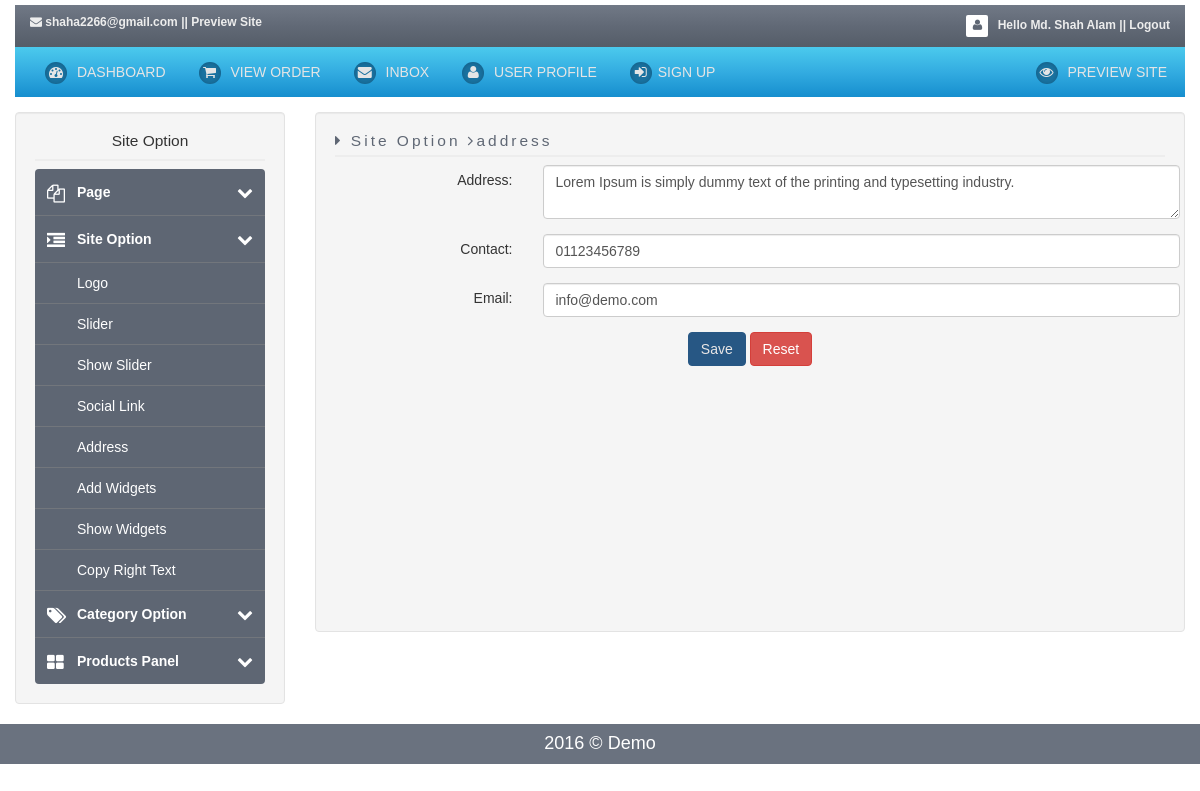
Screenshot of /admin/index.php?page=address (signed in) with the database file from the repository.
### tables this page shows
CREATE TABLE `tbl_address` (
  `addressId` int(11) NOT NULL,
  `address` varchar(200) DEFAULT NULL,
  `contact` varchar(200) DEFAULT NULL,
  `email` varchar(200) DEFAULT NULL,
  `dateTime` datetime DEFAULT NULL,
  `updateDateTime` datetime DEFAULT NULL
);

### config/database.php (called while the page is built, shortened)
<?php
	class Database{
		public $host = DB_HOST;
		public $user = DB_USER;
		public $pass = DB_PASS;
		public $dbname = DB_NAME;
		public $link;
		private function connectDB(){
			$this->link = new mysqli($this->host, $this->user,$this->pass, $this->dbname);
		}
		public function select($sql){
			$result = $this->link->query($sql) or die($this->link->error.__LINE__);
			if($result->num_rows > 0){
				return $result;
			}else{
				return false;
			}
		}
	}
?>

### classes/category.php (called while the page is built, shortened)
<?php
	$dirpath = realpath(dirname(__FILE__));
	include_once ($dirpath.'/../config/database.php');
?>
<?php
	class Category{
		private $db;
		public function __construct(){
			$this->db = new Database();
		}
		public function showAddress(){
			$query 	= "SELECT * FROM tbl_address ORDER BY addressId DESC";
			$result = $this->db->select($query);
			return $result;
		}
	}
?>

### admin/includes/address.php (the view, shortened to what this page needs)
<div class="row">
	<div class="col-md-12 logoUpdate clearfix text-center">
			<?php
				$showAddress = $cat->showAddress();
				if($showAddress){
					while($result = $showAddress->fetch_assoc()){
				?>
			<form action = "" method = "POST" class="form-horizontal" enctype = "multipart/form-data">
				<div class="form-group">
					<div class="col-sm-3 control-label">
						Address:
					</div>
					<div class="col-sm-9">
						<textarea class="form-control" name="address"><?php echo $result['address']; ?></textarea>
					</div>
				</div>
				<div class="form-group">
					<div class="col-sm-3 control-label">
						Contact:
					</div>
					<div class="col-sm-9">
						<input type="text" class="form-control" name="contact" value="<?php echo $result['contact']; ?>"/>
					</div>
				</div>
				<div class="form-group">
					<div class="col-sm-3 control-label">
						Email:
					</div>
					<div class="col-sm-9">
						<input type="email" class="form-control" name="email" value="<?php echo $result['email']; ?>"/>
					</div>
				</div>
				<div class="form-group text-center">
					<input type = "submit" name = "updateAddress" value = "Save" class = "btn btn-default" />
					<input type = "Reset" name = "Reset" value = "Reset" class = "btn btn-danger" />
				</div>
			</form>
		<?php } } ?>
	</div>
</div>

### admin/css/style.css (style rules this page uses)
* { margin: 0px; padding: 0px; }
html, body { height: 100%; -webkit-font-smoothing: antialiased; font: normal 14px arial,sans-serif; }
.btn-default { background-color:#275784; border-color:#275784; color:#E9E6E6; }
.logoUpdate { text-align:center; }
.logoUpdate img, .logoUpdate input { margin:auto; }

### rows the page displays
tbl_address: address "Lorem Ipsum is simply dummy text of the printing and typesetting industry.", contact "01123456789", email "info@demo.com"

### other values shown
Session::get('email') "shaha2266@gmail.com"
Session::get('controlerName') "Md. Shah Alam"
$title "address"
